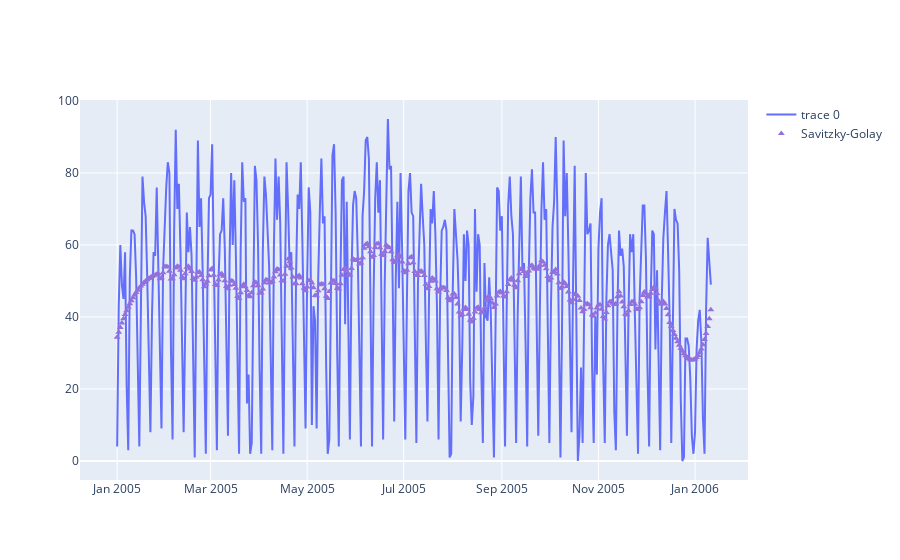

This figure's notebook cell:
### Code cell
fig = go.Figure(data=go.Line(x=x,y=y))
fig.add_trace(go.Scatter(
    x=x,
    y=signal.savgol_filter(y, 
                           53, # window size used for filtering 
                           3), # order of fitted polynomial
    mode='markers',
    marker=dict(
        size=6,
        color='mediumpurple',
        symbol='triangle-up'
    ),
    name='Savitzky-Golay'
))

### Figure 1 — Plotly figure (JSON) as saved in the notebook; plotly's stock layout.template omitted (floating-point values rounded to 4 significant figures; data arrays with more than 128 entries replaced by an {"elided": "..."} marker saying what was removed)
{"data": [{"type": "scatter", "x": {"elided": "376 str values"}, "y": {"elided": "376 int values"}}, {"marker": {"color": "mediumpurple", "size": 6, "symbol": "triangle-up"}, "mode": "markers", "name": "Savitzky-Golay", "type": "scatter", "x": {"elided": "376 str values"}, "y": {"elided": "376 float values"}}], "layout": {}}
